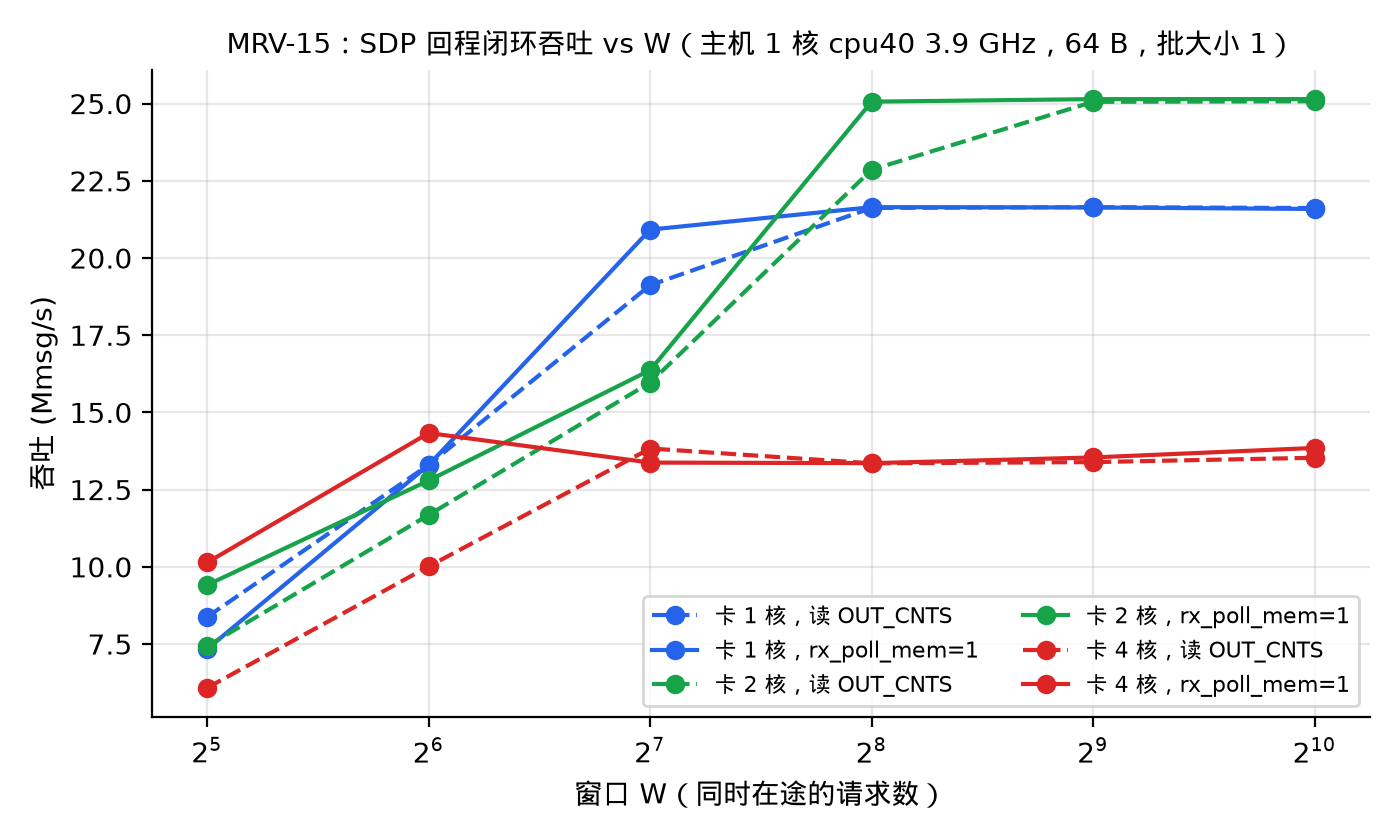

This figure's Python source:
"""MRV-15 reproduction: closed-loop throughput vs window W for 1/2/4 card cores, SDP replies,
counted by OUT_CNTS (dashed) or rx_poll_mem=1 (solid). Data: the `repro` runs (group A) in
the MRV-15 runs.jsonl.

    uv run --with matplotlib python docs/figures/mrv-15-sdp-repro.py [runs.jsonl]
"""
import json
import statistics
import sys
from collections import defaultdict
from pathlib import Path

from mrvplot import plt, save

ROOT = Path(__file__).resolve().parents[2]
runs = Path(sys.argv[1]) if len(sys.argv) > 1 else ROOT / "logs/mrv15-2026-11-17/runs.jsonl"

def ncores(spec):
    """Card lcore list as given to EAL -l: "3", "3,4", "3-6", "3,9,15,21"."""
    n = 0
    for part in spec.split(","):
        lo, _, hi = part.partition("-")
        n += int(hi or lo) - int(lo) + 1
    return n


points = defaultdict(list)  # (card cores, mem) -> [(W, Mmsg/s)]
for line in runs.read_text().splitlines():
    r = json.loads(line)
    if r.get("group") != "A" or r["rc"] != 0:
        continue
    h = r["host"]
    assert h["lost"] == h["bad"] == h["torn"] == 0, r["id"]
    points[(ncores(r["card_cores"]), r["mem"])].append((r["window"], h["mmsg"]))

fig, ax = plt.subplots(figsize=(7, 4.2))
colors = {1: "#2563eb", 2: "#16a34a", 4: "#dc2626"}
for (cores, mem), pts in sorted(points.items()):
    by_w = defaultdict(list)
    for w, m in pts:
        by_w[w].append(m)
    ws = sorted(by_w)
    ax.plot(ws, [statistics.median(by_w[w]) for w in ws], marker="o",
            color=colors.get(cores, "gray"), linestyle="-" if mem else "--",
            label=f"卡 {cores} 核，{'rx_poll_mem=1' if mem else '读 OUT_CNTS'}")
ax.set_xscale("log", base=2)
ax.set_xlabel("窗口 W（同时在途的请求数）")
ax.set_ylabel("吞吐 (Mmsg/s)")
ax.set_title("MRV-15：SDP 回程闭环吞吐 vs W（主机 1 核 cpu40 3.9 GHz，64 B，批大小 1）", fontsize=10)
ax.legend(fontsize=8, ncol=2)
print(save(fig, "mrv-15-sdp-repro"))
